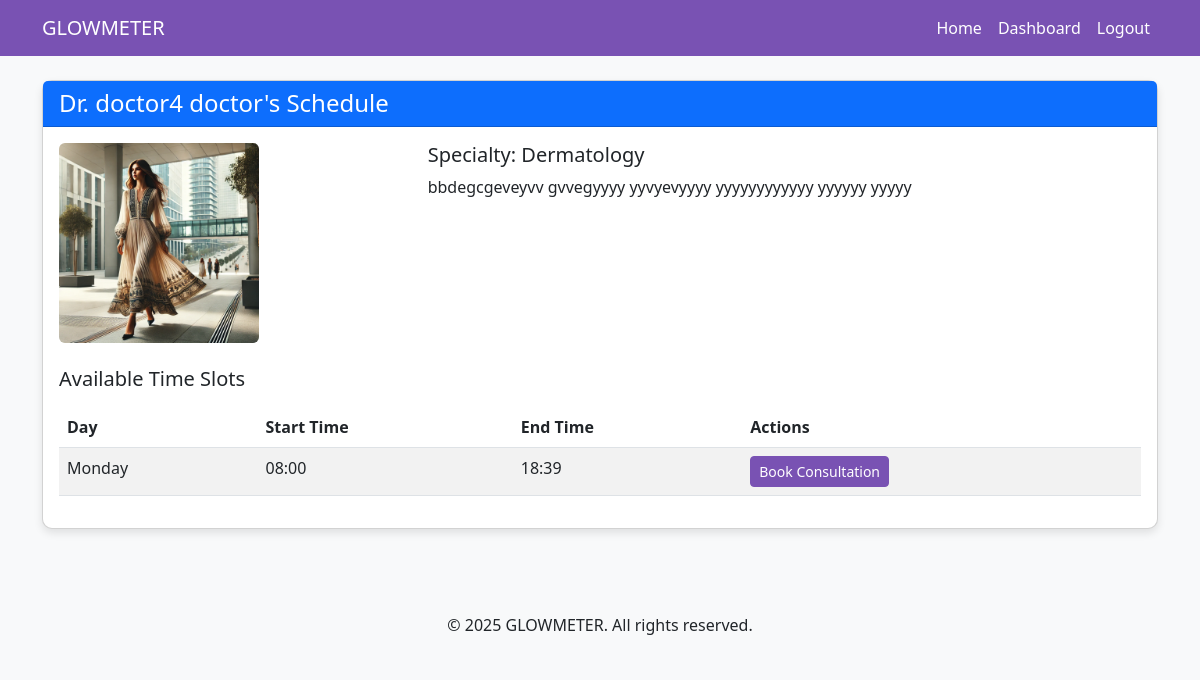
Page /doctor-availability/6/ (signed in) on the committed database.
### glowmeter_app/models.py (models this page shows, shortened)
class Doctor(models.Model):
    user = models.OneToOneField(User, on_delete=models.CASCADE, related_name='doctor_profile')
    full_name = models.CharField(max_length=100)
    specialty = models.CharField(max_length=100)
    bio = models.TextField()
    profile_picture = models.ImageField(upload_to='doctors/', null=True, blank=True)
    is_available = models.BooleanField(default=True)

class DoctorAvailability(models.Model):
    DAYS_OF_WEEK = [
        ('Monday', 'Monday'),
        ('Tuesday', 'Tuesday'),
        ('Wednesday', 'Wednesday'),
        ('Thursday', 'Thursday'),
        ('Friday', 'Friday'),
        ('Saturday', 'Saturday'),
        ('Sunday', 'Sunday'),
    ]
    doctor = models.ForeignKey(Doctor, on_delete=models.CASCADE, related_name='availabilities')
    day = models.CharField(max_length=10, choices=DAYS_OF_WEEK)
    start_time = models.TimeField()
    end_time = models.TimeField()
    class Meta:
        ordering = ['day', 'start_time']
        unique_together = ['doctor', 'day', 'start_time', 'end_time']

### glowmeter_app/views.py (the view)
# urls.py: path('doctor-availability/<int:doctor_id>/', views.view_doctor_availability, name='doctor_availability'),
@login_required
def view_doctor_availability(request, doctor_id):
    doctor = get_object_or_404(Doctor, id=doctor_id)
    availabilities = DoctorAvailability.objects.filter(
        doctor=doctor
    ).order_by('day', 'start_time')
    context = {
        'doctor': doctor,
        'availabilities': availabilities
    }
    return render(request, 'doctor_availability.html', context)

### templates/doctor_availability.html (shortened to what this page needs)
{% extends 'base.html' %}
{% block content %}
<div class="container mt-4">
    <div class="row">
        <div class="col-md-12">
            <div class="card">
                <div class="card-header bg-primary text-white d-flex justify-content-between align-items-center">
                    <h4 class="mb-0">Dr. {{ doctor.full_name }}'s Schedule</h4>
                </div>
                <div class="card-body">
                    <div class="row mb-4">
                        <div class="col-md-4">
                            {% if doctor.profile_picture %}
                                <img src="{{ doctor.profile_picture.url }}" alt="{{ doctor.full_name }}" class="img-fluid rounded" style="max-width: 200px;">
                            {% endif %}
                        </div>
                        <div class="col-md-8">
                            <h5>Specialty: {{ doctor.specialty }}</h5>
                            <p>{{ doctor.bio }}</p>
                        </div>
                    </div>
                    <h5 class="mb-3">Available Time Slots</h5>
                    {% if availabilities %}
                        <div class="table-responsive">
                            <table class="table table-striped">
                                <thead>
                                    <tr>
                                        <th>Day</th>
                                        <th>Start Time</th>
                                        <th>End Time</th>
                                        <th>Actions</th>
                                    </tr>
                                </thead>
                                <tbody>
                                    {% for slot in availabilities %}
                                        <tr>
                                            <td>{{ slot.day }}</td>
                                            <td>{{ slot.start_time|time:"H:i" }}</td>
                                            <td>{{ slot.end_time|time:"H:i" }}</td>
                                            <td>
                                                <a href="{% url 'start_consultation' doctor.id %}" class="btn btn-primary btn-sm">
                                                    Book Consultation
                                                </a>
                                            </td>
                                        </tr>
                                    {% endfor %}
                                </tbody>
                            </table>
                        </div>
                    {% else %}
                        <div class="alert alert-info">
                            No availability slots have been set by the doctor yet.
                        </div>
                    {% endif %}
                </div>
            </div>
        </div>
    </div>
</div>
{% endblock %}

### templates/base.html (style rules this page uses)
body { font-family: 'Segoe UI', Tahoma, Geneva, Verdana, sans-serif; background-color: #f8f9fa; }
.card { border-radius: 10px; box-shadow: 0 4px 8px rgba(0,0,0,0.1); margin-bottom: 20px; }
.btn-primary { background-color: #7952b3; border-color: #7952b3; }

### rows in the picture
Doctor: full_name "doctor4 doctor", profile_picture (picture), specialty "Dermatology", bio "bbdegcgeveyvv gvvegyyyy yyvyevyyyy yyyyyyyyyyyy yyyyyy yyyyy"
DoctorAvailability: day "Monday", start_time "08:00", end_time "18:39"
